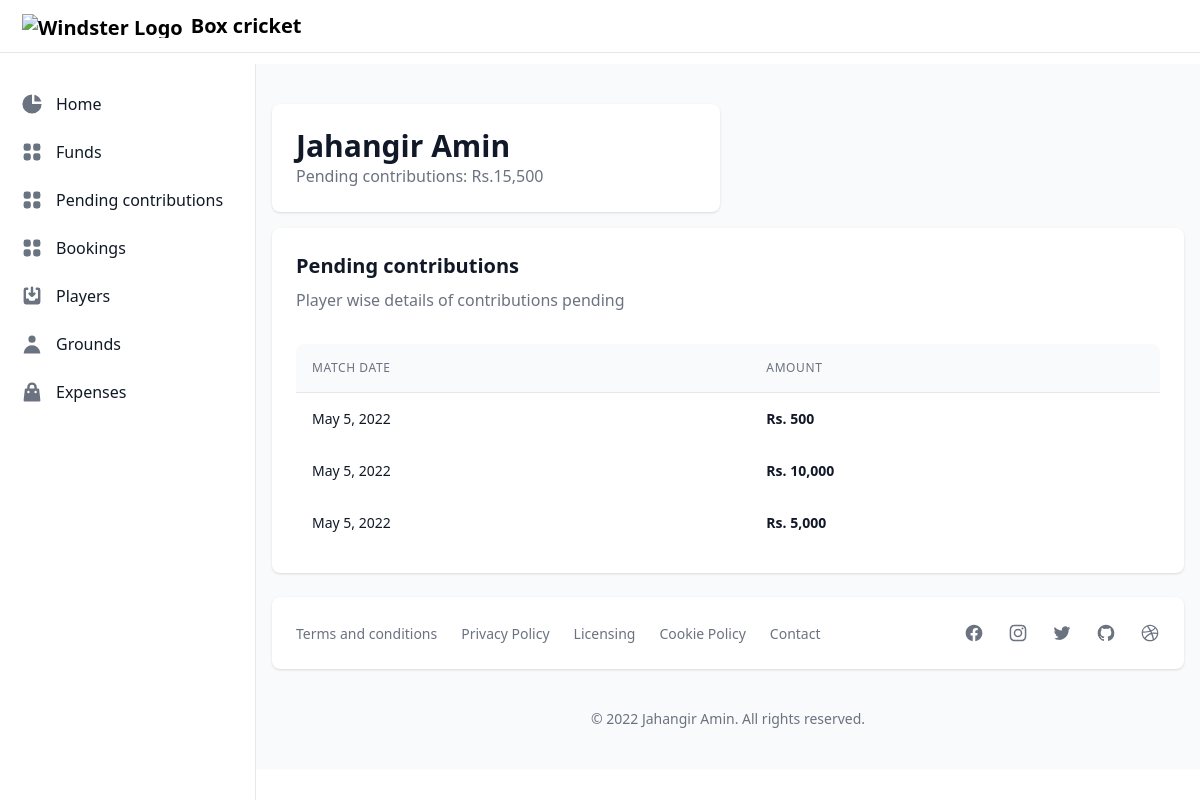
The app's page /pending-contributions/1, older data.
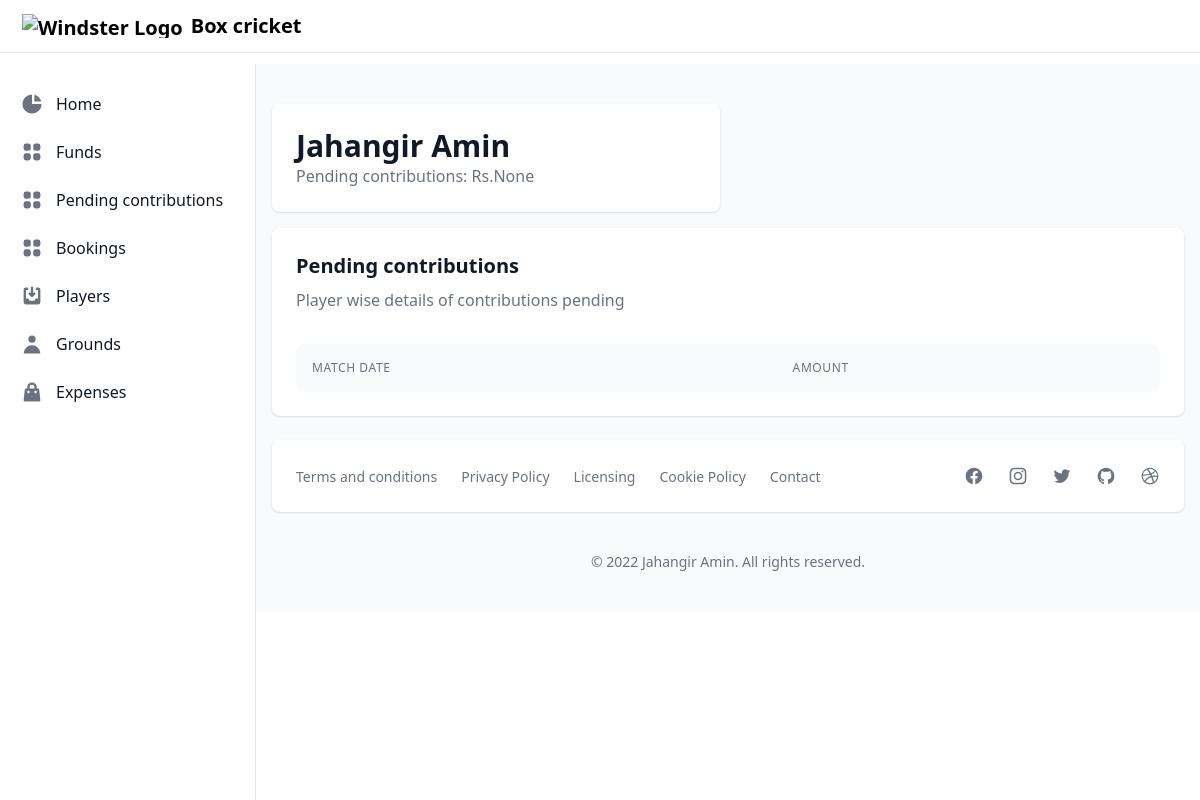
The same page, newer data.
### core/models.py (models this page shows, shortened)
class Booking_Player(models.Model):
    booking = models.ForeignKey(Booking, on_delete=models.CASCADE)
    player = models.ForeignKey(Player, on_delete=models.CASCADE)
    amount = models.IntegerField()
    date = models.DateField(null=True, blank=True)
    fee_paid = models.BooleanField()

### core/views.py (the view)
# urls.py: path('pending-contributions/<str:pk>', views.pending_contributions_player, name='pending_contributions_player'),
def pending_contributions_player(request, pk):
    player = Player.objects.get(id=pk)
    balance = Booking_Player.objects.filter(player=player, fee_paid="False").aggregate(Sum('amount'))
    pending_contributions = Booking_Player.objects.filter(player=player, fee_paid='False')
    context = {
        'pending_contributions' :pending_contributions,
        'player' : player,
        'balance' : balance,
    }
    return render(request, 'pending_contributions_player.html', context)

### core/templates/pending_contributions_player.html (shortened to what this page needs)
{% extends 'main.html' %}
{% load humanize %}
{% block main %}
<div class="mt-4 w-full grid grid-cols-1 md:grid-cols-2 xl:grid-cols-3 gap-4">
    <div class="bg-white shadow rounded-lg p-4 sm:p-6 xl:p-8 ">
        <div class="flex items-center">
            <div class="flex-shrink-0">
                <span class="text-2xl sm:text-3xl leading-none font-bold text-gray-900">{{player.name}}</span>
                <h3 class="text-base font-normal text-gray-500">Pending contributions: Rs.{{balance.amount__sum|intcomma}}</h3>
            </div>
        </div>
    </div>
</div>
<div class="bg-white shadow rounded-lg p-4 sm:p-6 xl:p-8">
    <div class="mb-4 flex items-center justify-between">
        <div>
            <h3 class="text-xl font-bold text-gray-900 mb-2">Pending contributions</h3>
            <span class="text-base font-normal text-gray-500">Player wise details of contributions pending</span>
        </div>
    </div>
    <div class="flex flex-col mt-8">
        <div class="overflow-x-auto rounded-lg">
            <div class="align-middle inline-block min-w-full">
            <div class="shadow overflow-hidden sm:rounded-lg">
                <table class="min-w-full divide-y divide-gray-200">
                    <thead class="bg-gray-50">
                        <tr>
                        <th scope="col" class="p-4 text-left text-xs font-medium text-gray-500 uppercase tracking-wider">
                            Match date
                        </th>
                        <th scope="col" class="p-4 text-left text-xs font-medium text-gray-500 uppercase tracking-wider">
                            Amount
                        </th>
                        </tr>
                    </thead>
                    <tbody class="bg-white">
                        {% for match in pending_contributions %}
                            <tr>
                                <td class="p-4 whitespace-nowrap text-sm font-normal text-gray-900">
                                    {{match.date}}
                                </td>
                                <td class="p-4 whitespace-nowrap text-sm font-semibold text-gray-900">
                                    Rs. {{match.amount|intcomma}}
                                </td>
                            </tr>
                        {% endfor %}
                    </tbody>
                </table>
            </div>
            </div>
        </div>
    </div>
</div>
{% endblock main %}

Row changes from the older to the newer data that the page shows:
no longer on this page (row edited): Booking_Player: date "May 5, 2022", amount "500"
no longer on this page (row edited): Booking_Player: date "May 5, 2022", amount "10,000"
no longer on this page (row edited): Booking_Player: date "May 5, 2022", amount "5,000"
Text that changed along with them:
{{ balance.amount__sum|intcomma }}: "15,500" → "None"
